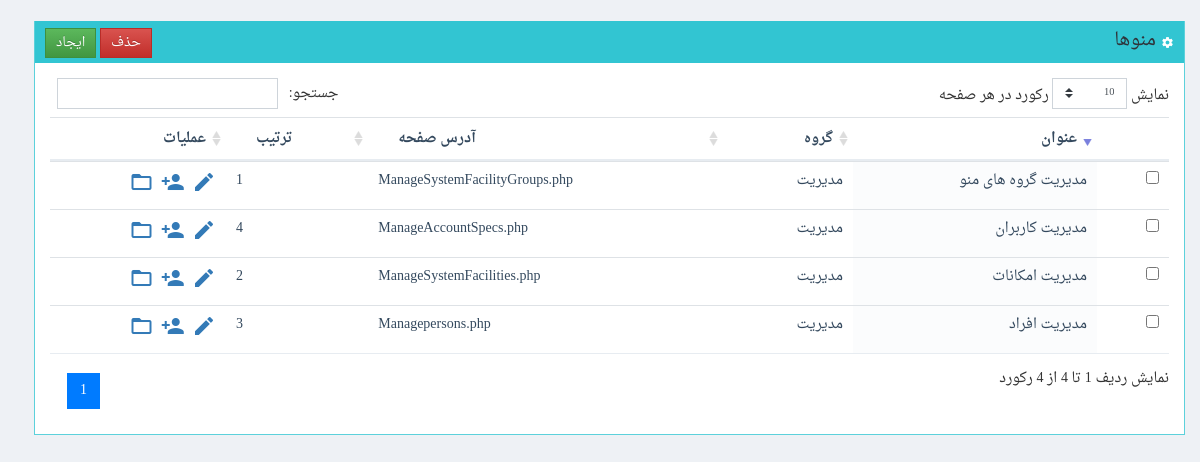
The app's page /www/sadaf/ManageSystemFacilities.php (signed in), older data.
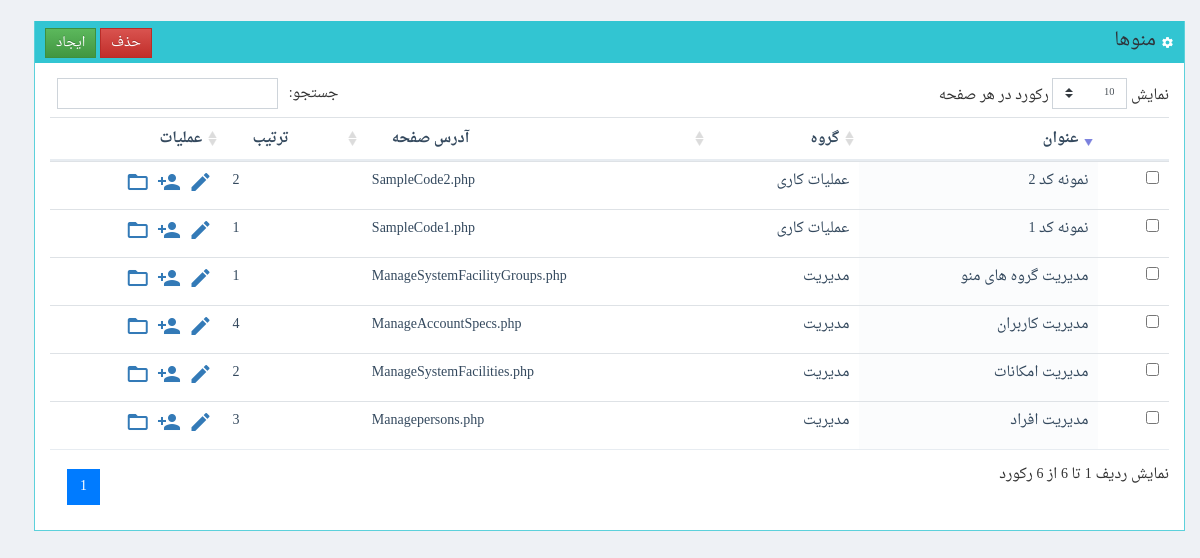
The same page, newer data.
### tables this page shows
CREATE TABLE  `SystemFacilities` (
  `FacilityID` int(11) NOT NULL AUTO_INCREMENT,
  `FacilityName` varchar(245) DEFAULT NULL,
  `GroupID` int(11) DEFAULT NULL,
  `OrderNo` int(11) DEFAULT NULL,
  `PageAddress` varchar(345) DEFAULT NULL,
  PRIMARY KEY (`FacilityID`)
);

CREATE TABLE  `SystemFacilityGroups` (
  `GroupID` int(11) NOT NULL AUTO_INCREMENT,
  `GroupName` varchar(145) DEFAULT NULL,
  `OrderNo` int(11) DEFAULT NULL,
  PRIMARY KEY (`GroupID`)
);

### www/shares/pdodb.class.php (called while the page is built, shortened)
<?php
class pdodb {
  private $dsn;
  private $pdo;
  static  $pdoinstance = false;
  private function __construct($_host = "", $_user = "", $_pass = "", $_default_db = "",$_driver="",$debug=self::DEBUG_MODE) {
    $this->dsn = "mysql:dbname=$_default_db;host=$_host";
  }
  public static function getInstance($_host = "", $_user = "", $_pass = "", $_default_db = "",$_driver="") {
    if ("" == $_driver)      $_driver = sys_config::$db_server['driver'];
    if ("" == $_host)        $_host = sys_config::$db_server['host'];
    if ("" == $_user)        $_user = sys_config::$db_server['user'];
    if ("" == $_pass)        $_pass = sys_config::$db_server['pass'];
    if ("" == $_default_db)  $_default_db = sys_config::$db_server['database'];
    if (!@pdodb::$pdoinstance[$_host.$_user.$_default_db]) {
      pdodb::$pdoinstance[$_host.$_user.$_default_db] = new pdodb($_host,$_user,$_pass,$_default_db,$_driver);
    }
    return pdodb::$pdoinstance[$_host.$_user.$_default_db];
  }
  private function connect($_driver = "", $_host = "", $_user = "", $_pass = "", $_default_db = "",$debug=self::DEBUG_MODE) {
    try{
      $this->pdo = new pdo($this->dsn , $_user , $_pass, array(PDO::MYSQL_ATTR_INIT_COMMAND =>  "SET NAMES utf8") );
      return $this->pdo;
    }
    catch (PDOException $e) {
      print (self::PDO_CONNECTION_ERROR);
      print ($e->getMessage());
      if ($debug) $this->backtrace();
      exit();
    }
  }
  function Execute($sqlstr,$fetch_mode=PDO::FETCH_ASSOC,$debug=self::DEBUG_MODE) {
    $trans = array(self::ARABIC_YA => self::PERSIAN_YA , self::ARABIC_KAF => self::PERSIAN_KAF);
    $this->statement = $this->pdo->query(strtr($sqlstr,$trans));
    $error_info = $this->pdo->errorInfo();
    return $this->statement;
  }
}
?>

### www/sadaf/classes/SystemFacilities.class.php (called while the page is built, shortened)
<?php
class manage_SystemFacilities
{
	static function GetList()
	{
		$mysql = pdodb::getInstance();
		$k=0;
		$ret = array();
		$query = "select SystemFacilities.FacilityID
				,SystemFacilities.FacilityName
				,SystemFacilities.GroupID
				,SystemFacilities.OrderNo
				,SystemFacilities.PageAddress
			, l2.GroupName  as l2_GroupName  from sadaf.SystemFacilities
			LEFT JOIN sadaf.SystemFacilityGroups  l2 on (l2.GroupID=SystemFacilities.GroupID)
			order by l2.OrderNo, SystemFacilities.OrderNo ";
		$res = $mysql->Execute($query);
		while($rec=$res->fetch())
		{
			$ret[$k] = new be_SystemFacilities();
			$ret[$k]->FacilityID=$rec["FacilityID"];
			$ret[$k]->FacilityName=$rec["FacilityName"];
			$ret[$k]->GroupID=$rec["GroupID"];
			$ret[$k]->GroupID_Desc=$rec["l2_GroupName"];
			$ret[$k]->OrderNo=$rec["OrderNo"];
			$ret[$k]->PageAddress=$rec["PageAddress"];
			$k++;
		}
		return $ret;
	}
}
?>

### www/sadaf/ManageSystemFacilities.php (the view, shortened to what this page needs)
<?php
include("classes/SystemFacilities.class.php");
HTMLBegin();
?>
<form method="post" id="f1" name="f1" >
<div class="container-fluid">
</form>
<?php
$res = manage_SystemFacilities::GetList();
?>
<br>
		<div class="portlet box green">
		<div class="portlet-title">
			<div class="actions">
				<input type="button" class="btn btn-success btn-sm" onclick="javascript: ResetForm(); $('#DataEntryForm').modal();" value="ایجاد">
				<input type="button" class="btn btn-danger btn-sm" data-toggle="confirmation"
					data-btn-ok-label="بلی"
					data-btn-ok-class="btn-success"
				data-btn-ok-icon-class="material-icons" data-btn-ok-icon-content="check"
				data-btn-cancel-label="خیر" data-btn-cancel-class="btn-danger"
				data-btn-cancel-icon-class="material-icons" data-btn-cancel-icon-content="close"
				data-title="آیا مطمئن هستید؟" data-content=""
				value="حذف">
			</div>
			<div class="caption font-dark">
			<i class="material-icons">settings</i>
				منوها
			</div>
		</div>
		<div class="portlet-body">
			<form id="ListForm" name="ListForm" method="post">
			<table id="FacilityListTable" class="table ">
			<thead>
				<th>&nbsp;</th>
				<th>عنوان</th>
				<th>گروه</th>
				<th>آدرس صفحه</th>
				<th>ترتیب</th>
				<th>عملیات</th>
			</thead>
			<tbody>
			<?
			for($k=0; $k<count($res); $k++)
			{
				echo "<tr>";
				echo "<td>";
				echo "<input type=\"checkbox\" name=\"ch_".$res[$k]->FacilityID."\">";
				echo "</td>";
				echo "	<td>".htmlentities($res[$k]->FacilityName, ENT_QUOTES, 'UTF-8')."</td>";
				echo "	<td>".$res[$k]->GroupID_Desc."</td>";
				echo "	<td>".htmlentities($res[$k]->PageAddress, ENT_QUOTES, 'UTF-8')."</td>";
				echo "	<td>".htmlentities($res[$k]->OrderNo, ENT_QUOTES, 'UTF-8')."</td>";
				echo "<td>";
				echo "<a href=\"javascript: SetRecordForUpdate(".$res[$k]->FacilityID.");\" >";
				echo "<i class='material-icons' data-toggle=\"tooltip\" data-placement=\"top\" title=\"ویرایش\" >edit</i>";
				echo "</a>";
				echo "<a  href='javascript: void(0)' onclick='ShowUsersList(".$res[$k]->FacilityID .")'>";
				echo "<i class='material-icons' data-toggle=\"tooltip\" data-placement=\"top\" title=\"کاربران\" >person_add</i>";
				echo "</a>";
				echo "<a  target=\"_blank\" href='ManageFacilityPages.php?FacilityID=".$res[$k]->FacilityID ."'>";
				echo "<i class='material-icons' data-toggle=\"tooltip\" data-placement=\"top\" title=\"صفحات\" >folder_open</i>";
				echo "</a>";
				echo "</td>";
				echo "</tr>";
			}
			?>
			</tbody>
			</table>
		</div>
	</div>
</html>

### www/shares/UI.inc.php (shortened to what this page needs)
<?php
	function HTMLBegin($bgcolor = '#C8DEF0')
	{
		echo "<!doctype html>
		<html lang=\"en\">
		  <head>
			<meta charset=\"utf-8\">
			<meta name=\"viewport\" content=\"width=device-width, initial-scale=1, shrink-to-fit=no\">
			<link rel=\"stylesheet\" href=\"css/bootstrap.css\">
			<link rel=\"stylesheet\" href=\"css/font-awesome.min.css\">
			<link rel=\"stylesheet\" href=\"css/jquery-ui.css\">
			<link rel=\"stylesheet\" href=\"css/bootstrap-theme.css\" />
			<link href=\"plugins/datatables/datatables.css\" rel=\"stylesheet\" type=\"text/css\" />
			<link href=\"plugins/datatables/plugins/bootstrap/datatables.bootstrap-rtl.css\" rel=\"stylesheet\" type=\"text/css\" />
			<link rel=\"stylesheet\" href=\"css/jquery.Bootstrap-PersianDateTimePicker.css\" />
			<link rel=\"stylesheet\" href=\"css/bootstrap-switch.css\" />
			<link rel=\"stylesheet\" href=\"css/components-rtl.css\" />
			<link rel=\"stylesheet\" href=\"css/plugins-rtl.css\" />
			<link rel=\"stylesheet\" href=\"css/lab.css\" />
			<script src=\"js/jquery-3.3.1.min.js\"></script>
			<script src=\"js/popper.min.js\"></script>
			<script src=\"js/bootstrap.min.js\"></script>
			<script src=\"js/jquery-ui.js\"></script>
			<script src=\"js/jquery.dataTables.min.js\"></script>
			<script src=\"js/dataTables.bootstrap4.min.js\"></script>
			<script src=\"js/bootstrap-confirmation.min.js\"></script>
			<script src=\"js/bootstrap-switch.min.js\"></script>
			<script src=\"js/general-sadaf.js\"></script>
			<title></title>
		  </head>
		<body class='page-content'>";
	}
?>

### www/sadaf/css/plugins-rtl.css (style rules this page uses)
table.dataTable thead th, table.dataTable thead td { padding: 10px 20px; border-bottom: 2px solid #e7ecf1; outline: none !important; }
table.dataTable.no-footer { border-bottom-color: #e7ecf1; }
table.dataTable td.sorting_1, table.dataTable td.sorting_2, table.dataTable td.sorting_3, table.dataTable th.sorting_1, table.dataTable th.sorting_2, table.dataTable th.sorting_3 { background: #fbfcfd !important; }
table.dataTable thead .sorting, table.dataTable thead .sorting_asc, table.dataTable thead .sorting_desc, table.dataTable thead .sorting_asc_disabled, table.dataTable thead .sorting_desc_disabled { cursor: pointer; }
table.dataTable thead .sorting:after, table.dataTable thead .sorting_asc:after, table.dataTable thead .sorting_desc:after, table.dataTable thead .sorting_asc_disabled:after, table.dataTable thead .sorting_desc_disabled:after { display: none; }
table.dataTable thead .sorting { background: url("../images/sort_both.png") no-repeat center right; }
table.dataTable thead .sorting_desc { background: url("../images/sort_desc.png") no-repeat center right; }

### www/sadaf/css/lab.css (style rules this page uses)
* { font-family:DroidNaskh,verdana,tahoma }
.material-icons { font-family: 'Material Icons'; font-weight: normal; font-style: normal; font-size: 24px; line-height: 1; letter-spacing: normal; text-transform: none; display: inline-block; white-space: nowrap; word-wrap: normal; direction: ltr; -moz-font-feature-settings: 'liga'; -moz-osx-font-smoothing: grayscale; }
table { direction: rtl; }
.align-left { text-align:left }
.page-content { background: #eef1f5; margin-right: 0px; margin-left: 19px; margin-top: 0px; margin-bottom: 0px; }

Row changes from the older to the newer data that the page shows:
added systemfacilities: FacilityName "نمونه كد 1", GroupID.GroupName "عملیات کاری", PageAddress "SampleCode1.php", OrderNo "1"
added systemfacilities: FacilityName "نمونه كد 2", GroupID.GroupName "عملیات کاری", PageAddress "SampleCode2.php", OrderNo "2"
Text that changed along with them:
text written by a page script: "نمایش رکورد در هر صفحه جستجو: نمایش ردیف 1 تا 4 از 4 رکورد 1" → "نمایش رکورد در هر صفحه جستجو: نمایش ردیف 1 تا 6 از 6 رکورد 1"
